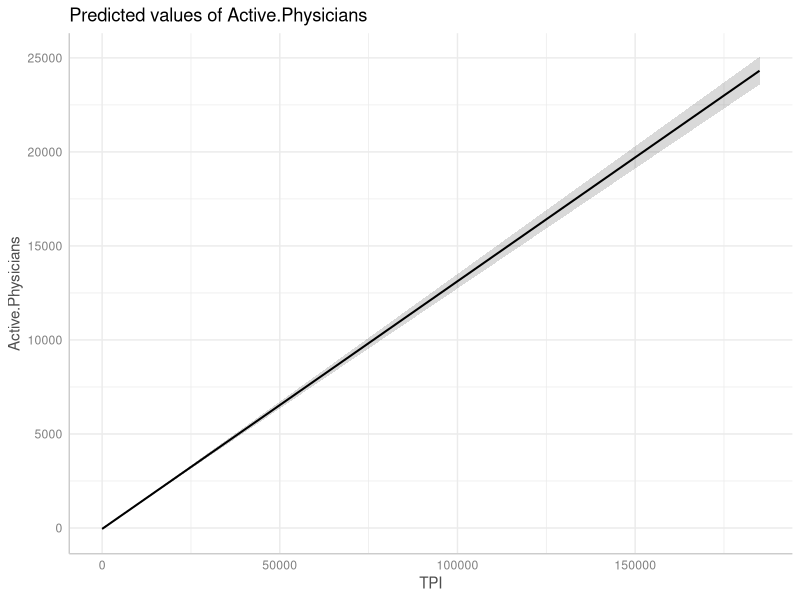

Source code (R):
## ---- chunk 1
knitr::opts_chunk$set(echo = TRUE)
library(ggeffects)
library(ggplot2)
## ---- chunk 2
cdi <- read.csv("CDI Data.csv")
cdi = cdi[,c("Total.personal.income", "Number.of.active.physicians")]
colnames(cdi) = c("TPI", "Active.Physicians")
## ---- chunk 3
fit = lm(Active.Physicians ~ TPI, cdi)
summary(fit)
## ---- chunk 4
coefficients = summary(fit)$coefficients["TPI",]

estimate = coefficients[["Estimate"]]
standard_error = coefficients[["Std. Error"]]
degrees_of_freedom = df.residual(fit)

critical_value = qt(.095/2., degrees_of_freedom)

margin_of_error = critical_value * standard_error

lower_bound = estimate - margin_of_error
upper_bound = estimate + margin_of_error
## ---- chunk 5
predictions = data.frame(TPI=c(100000, 250000, 50000))
predictions$Active.Physicians = predict(
  fit, newdata = predictions, interval="confidence", level=0.95
)
print(predictions)
## ---- chunk 6
pred <- ggpredict(fit, terms = "TPI", ci.lvl = 0.95)
plot(pred)
## ---- chunk 7
data = data.frame()
for (i in 1:1000) {
  sample = cdi[sample(nrow(cdi), 400), ]
  fit = lm(Active.Physicians ~ TPI, sample)
  data = rbind(data, coef(fit))
}
stats = data.frame(
  mean=c(mean(data[,1]), mean(data[,2])), 
  var=c(var(data[,1]), var(data[,2])), 
  stderr=c(sd(data[,1]), sd(data[,2]))
)
rownames(stats) = c("(Intercept)", "TPI")
print(stats)
